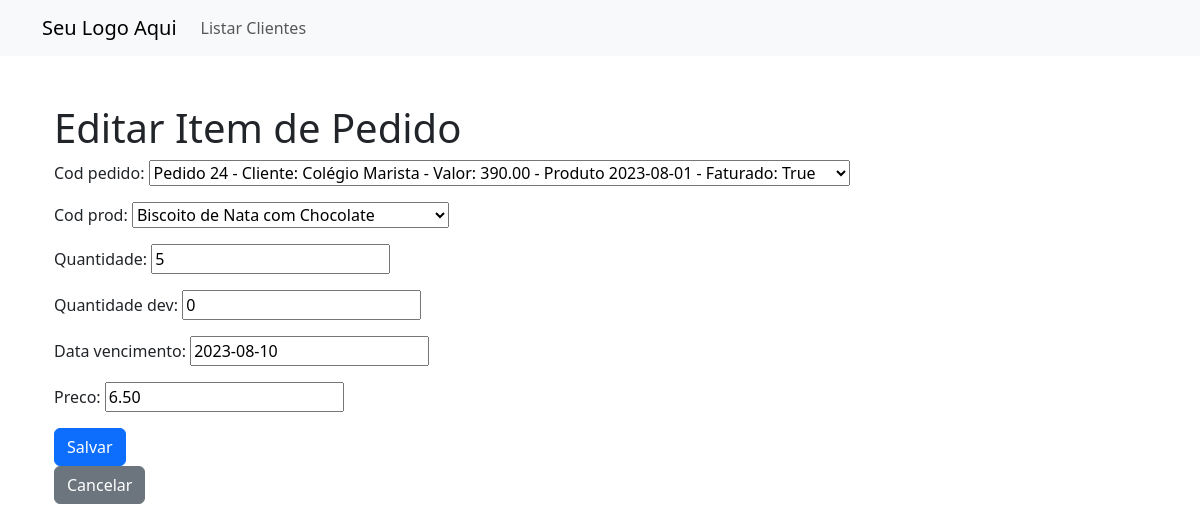
The app's page /pedido/24/item/8/editar/ with its own data.
### lecoq2/models.py (models this page shows, shortened)
class ItensPedido(models.Model):
    cod_pedido = models.ForeignKey(Pedido, on_delete=models.CASCADE)
    cod_prod = models.ForeignKey(Produto, on_delete=models.CASCADE)
    quantidade = models.PositiveIntegerField()
    quantidade_dev  = models.PositiveIntegerField(default=0)
    data_vencimento = models.DateField()
    preco = models.DecimalField(max_digits=10, decimal_places=2, default=0.0)

### lecoq2/views.py (the view)
# urls.py: path('pedido/<int:pedido_id>/item/<int:cod_prod>/editar/', views.editar_item_pedido,
def editar_item_pedido(request, pedido_id, cod_prod):
    pedido = get_object_or_404(Pedido, pk=pedido_id)
    item = get_object_or_404(ItensPedido, cod_pedido=pedido, cod_prod=cod_prod)
    if request.method == 'POST':
        form = ItemPedidoForm(request.POST, instance=item)
        if form.is_valid():
            form.save()
            return redirect('detalhes_pedido', pedido_id=pedido.pk)
    else:
        form = ItemPedidoForm(instance=item)
    return render(request, 'editar_item_pedido.html', {'form': form, 'pedido': pedido, 'item': item})

### lecoq2/forms.py
class ItemPedidoForm(forms.ModelForm):
    class Meta:
        model = ItensPedido
        fields = '__all__'

### lecoq2/models.py (called while the page is built)
    def __str__(self):
        return self.nome

    def __str__(self):
        return f"Pedido {self.codigo} - Cliente: {self.cod_cliente.nome} - Valor: {self.valor} - Produto {self.data_entrega} - Faturado: {self.faturado}"

### lecoq2/templates/editar_item_pedido.html (shortened to what this page needs)
{% extends 'base.html' %}
{% block content %}
    <div class="container">
        <h1>Editar Item de Pedido</h1>
        <form method="post">
            {{ form.as_p }}
            <button type="submit" class="btn btn-primary">Salvar</button>
        </form>
        <a href="{% url 'detalhes_pedido' pedido_id=pedido.pk %}" class="btn btn-secondary">Cancelar</a>
    </div>
{% endblock %}

### records on screen
ItensPedido: cod_pedido "Pedido 24 - Cliente: Colégio Marista - Valor: 390.00 - Produto 2023-08-01 - Faturado: True", cod_prod "Biscoito de Nata com Chocolate", quantidade "5", quantidade_dev "0", data_vencimento "2023-08-10", preco "6.50"
